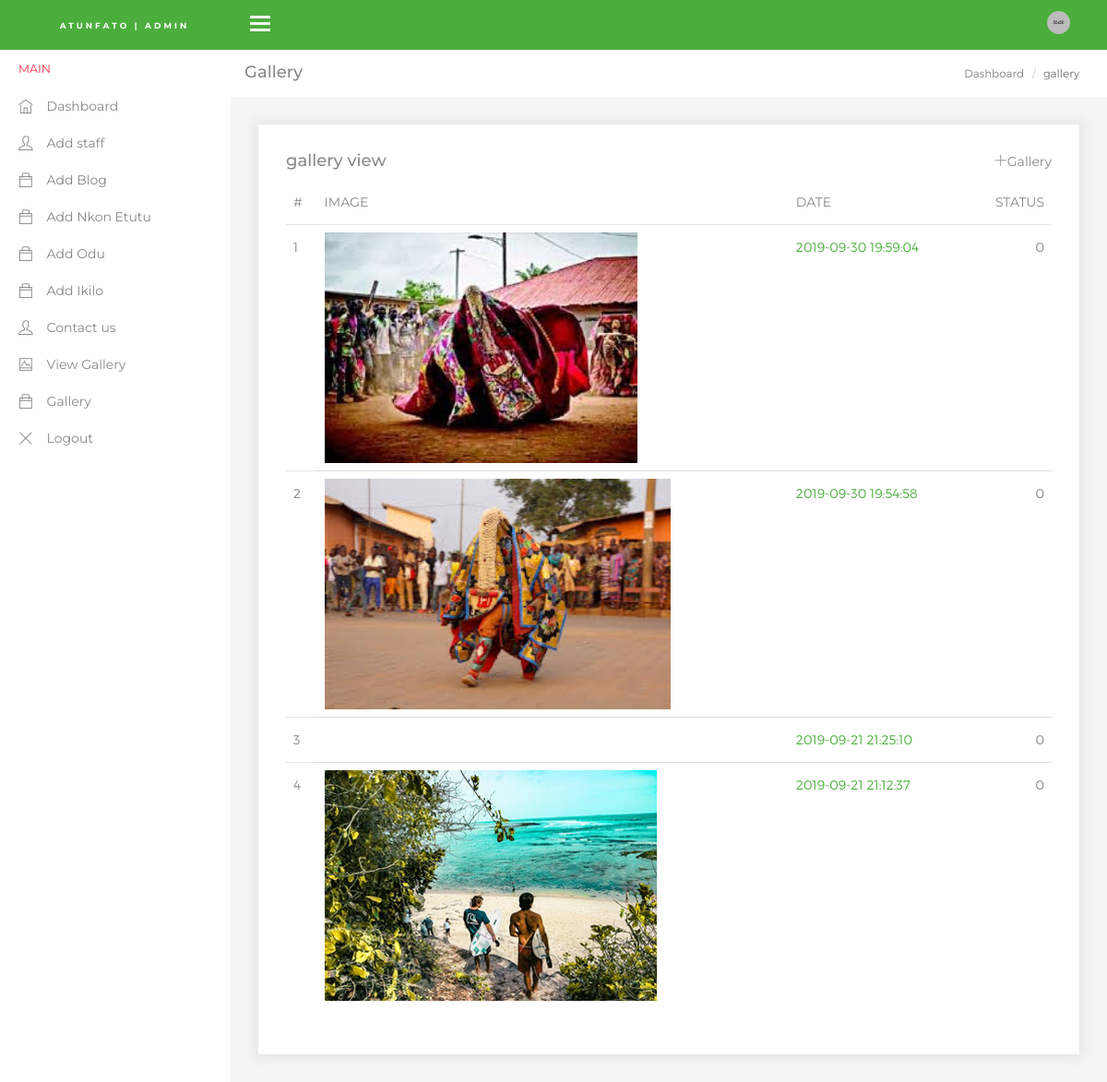
The app's page /Ohun_in_Admin/gallery_view.php with its own data.
### tables this page shows
CREATE TABLE IF NOT EXISTS `gallery` (
  `id` int(11) NOT NULL AUTO_INCREMENT,
  `image` varchar(222) NOT NULL,
  `path` varchar(222) NOT NULL,
  `date` timestamp NOT NULL,
  `status` varchar(11) NOT NULL,
  PRIMARY KEY (`id`)
);

### Ohun_in_Admin/gallery_view.php (the view, shortened to what this page needs)
<?php session_start();
include './connect.php';?>
<!DOCTYPE html>
<html lang="en">
<head>
    <link href="assets/css/lib/font-awesome.min.css" rel="stylesheet">
    <link rel="stylesheet" type="text/css" href="assets/css/lib/themify-icons/themify-icons.css">
    <link href="assets/css/lib/mmc-chat.css" rel="stylesheet" />
    <link href="assets/css/lib/sidebar.css" rel="stylesheet">
    <link href="assets/css/lib/bootstrap.min.css" rel="stylesheet">
    <link href="assets/css/lib/unix.css" rel="stylesheet">
    <link href="assets/css/style.css" rel="stylesheet">
</head>
<body>
<?php include 'nav.php';
include 'header.php';?>
    <div class="content-wrap">
        <div class="main">
            <div class="container-fluid">
                <div class="row">
                    <div class="col-lg-8 p-0">
                        <div class="page-header">
                            <div class="page-title">
                                <h1>Gallery</h1>
                            </div>
                        </div>
                    </div>
                    <div class="col-lg-4 p-0">
                        <div class="page-header">
                            <div class="page-title">
                                <ol class="breadcrumb text-right">
                                    <li><a href="index.php">Dashboard</a></li>
                                    <li class="active">gallery</li>
                                </ol>
                            </div>
                        </div>
                    </div>
                </div>
                <div class="main-content">
                    <div class="row">
                        <div class="col-lg-12">
                            <div class="card alert">
                                <div class="card-header">
                                    <h4>gallery view </h4>
                                    <div class="card-header-right-icon">
										<ul>
											<li class="card-close"><a href="Gallery.php"><i class="ti-plus"></i>Gallery  </a></li>
										</ul>
									</div>
                                </div>
                                <div class="card-body">
                                    <table class="table table-responsive">
                                        <thead>
                                            <tr>
                                                <th>#</th>
                                                <th>Image</th>
                                                <th> Date</th>
                                                <th> Status</th>
                                            </tr>
                                        </thead>
                                        <tbody>
                                        <?php
                      $select_query = "select * from gallery order by id desc";
                      $my_select = mysqli_query($mycon,$select_query);
                      $count = 0;
                      while($data = mysqli_fetch_array($my_select)){
                          $count++;
                        ?>
                                            <tr>
                                                <th scope="row"><?php echo $count;?></th>
                                                <td> <img style="height: 250px;" src="<?php echo '../forAllImage/'.$data["image"];?>" alt=""> </td>
                                                <td class="color-primary"><?php echo $data["date"];?></td>
                                                <td><?php echo $data["status"];?></td>
                                            </tr>
                                            <?php
                      }
                      ?>
                                        </tbody>
                                    </table>
                                </div>
                            </div>
                        </div>
					</div>
				</div>
            </div>
        </div>
    </div>
</body>
</html>

### Ohun_in_Admin/nav.php
<div class="sidebar sidebar-hide-to-small sidebar-shrink sidebar-gestures">
        <div class="nano">
            <div class="nano-content">
                <ul>
					<li class="label">Main</li>
                    <li><a href="Dashboard.php"><i class="ti-home"></i> Dashboard </a></li>
                    <li><a href="add_staff.php"><i class="ti-user"></i> Add staff</a></li>
                    <li><a href="add_blog.php"><i class="ti-bag"></i> Add Blog</a></li>
                    <li><a href="add_nkan_etutu.php"><i class="ti-bag"></i> Add Nkon Etutu </a></li>
                    <li><a href="add_odu.php"><i class="ti-bag"></i> Add Odu</a></li>
                    <li><a href="add_ikilo.php"><i class="ti-bag"></i> Add Ikilo</a></li>
                    <li><a href="contact.php"><i class="ti-user"></i> Contact us </a></li>
                    <li ><a href="gallery_view.php"><i class="ti-image"></i> View Gallery </a></li>
                    <li><a href="Gallery.php"><i class="ti-bag"></i> Gallery </a></li>
                  <li><a href="logout.php"><i class="ti-close"></i> Logout</a></li>
                </ul>
            </div>
        </div>
    </div>

### Ohun_in_Admin/header.php
<div class="header">
     <div class="pull-left">
         <div class="logo"><a href="index.php"><span style="font-size:9px;">Atunfato | Admin </span></a></div>
         <div class="hamburger sidebar-toggle">
             <span class="line"></span>
             <span class="line"></span>
             <span class="line"></span>
         </div>
     </div>
     <div class="pull-right p-r-15">
         <ul>
             <li class="header-icon dib"><img class="avatar-img" src="assets/images/avatar/1.jpg" alt="" /> <span class="user-avatar"><?php  ?></span>
             </li>
         </ul>
     </div>
 </div>

### Ohun_in_Admin/assets/css/style.css (style rules this page uses)
.card-body { background: #ffffff; }
.card { background: #ffffff; margin: 15px 0px 15px 0px; padding: 30px; border: 0px; border-radius: 0px; box-shadow: 0 0 10px 5px #e7e7e7; }
.card-header h4 { display: inline-block; }
.card-header-right-icon { display: inline-block; float: right; }
.card-header-right-icon li { float: right; padding-left: 14px; color: #878787; cursor: pointer; vertical-align: middle; transition: all 0.5s ease-in-out; display: inline-block; }
.header { background: #4BAE3C; position: fixed; width: 100%; min-height: 50px; z-index: 999; }
.logo { background: #4BAE3C; display: inline-block; padding: 16px 0; text-align: center; width: 250px; transition: width 300ms ease-in-out; }
.logo span { color: #ffffff; font-size: 16px; font-weight: 700; letter-spacing: 3px; padding-left: 20px; text-transform: uppercase; }
.header-icon { font-size: 18px; padding: 14px 15px; color: #ffffff; position: relative; transition: all 0.4s ease-in-out; display: inline-block; vertical-align: middle; float: left; }
.header-icon i, .header-icon img, .header-icon span { cursor: pointer; }
.avatar-img { border-radius: 100px; width: 25px; position: relative; top: -3px; }
.main .page-header { min-height: 50px; margin: 0px; padding: 0px 15px; background: #ffffff; border-bottom: 0px; }
.main .page-header h1 { font-size: 18px; padding: 14px 0px; margin: 0px; }
.main .page-header .breadcrumb { margin: 0px; padding: 14px 15px; background: #ffffff; }
.main .page-header .breadcrumb li:hover, .main .page-header .breadcrumb li:focus, .main .page-header .breadcrumb li.active { font-family: 'MontserratLight', sans-serif; font-weight: normal; font-size: 12px; }
.main .page-header .breadcrumb li a { font-size: 12px; font-family: 'MontserratLight', sans-serif; }
ul { list-style-type: none; padding: 0px; margin: 0px; }
.table-inbox > tbody > tr > td, .table > tbody > tr > th, .table > tfoot > tr > td, .table > tfoot > tr > th, .table > thead > tr > td, .table > thead > tr > th { border-top: 1px solid #e7e7e7; line-height: 1.42857; padding: 8px; vertical-align: top; }
thead tr th { color: #878787; font-weight: normal; text-transform: uppercase; }
thead tr th:last-child { text-align: right; }
tbody tr th { color: #878787; font-family: 'MontserratLight', sans-serif; font-weight: normal; }
tbody tr td { font-family: 'MontserratLight', sans-serif; color: #878787; }
tbody tr td:last-child { text-align: right; }
.table > tbody > tr > td, .table > tbody > tr > th, .table > tfoot > tr > td, .table > tfoot > tr > th, .table > thead > tr > td, .table > thead > tr > th { line-height: 32px; vertical-align: top; }
.table > thead > tr > th { border-bottom: 1px solid #e7e7e7; }
body { font-family: 'Montserrat', sans-serif; background: #f5f5f5; color: #878787; }
a, button { outline: none!important; text-decoration: none!important; color: #878787; transition: all 0.2s ease 0s; }
ul { padding: 0px; margin: 0px; }
li { list-style: none; }
.dib { display: inline-block; }
.main-content { padding: 15px; }
.alert h4 { color: #878787; }
.text-primary, .color-primary { color: #4BAE3C; }

### records on screen
gallery: image (picture), date "2019-09-30 19:59:04", status "0"
gallery: image (picture), date "2019-09-30 19:54:58", status "0"
gallery: date "2019-09-21 21:25:10", status "0"
gallery: image (picture), date "2019-09-21 21:12:37", status "0"
